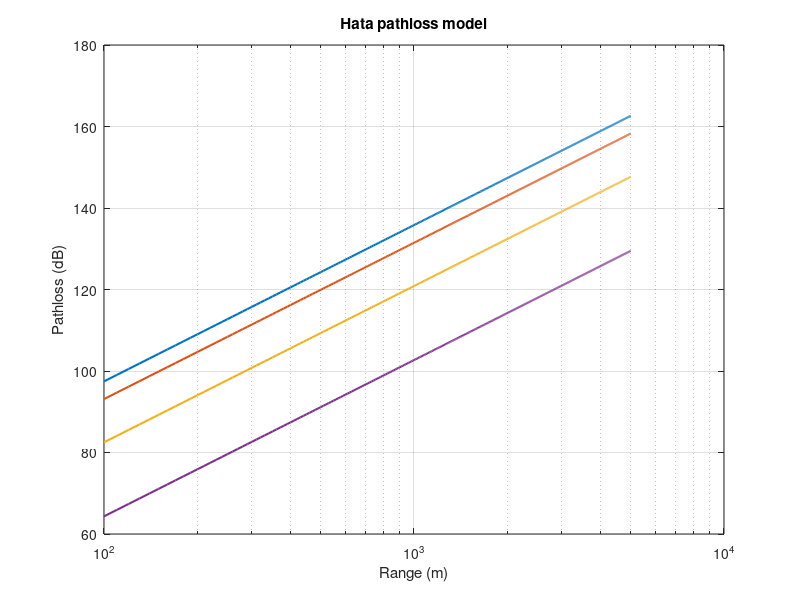
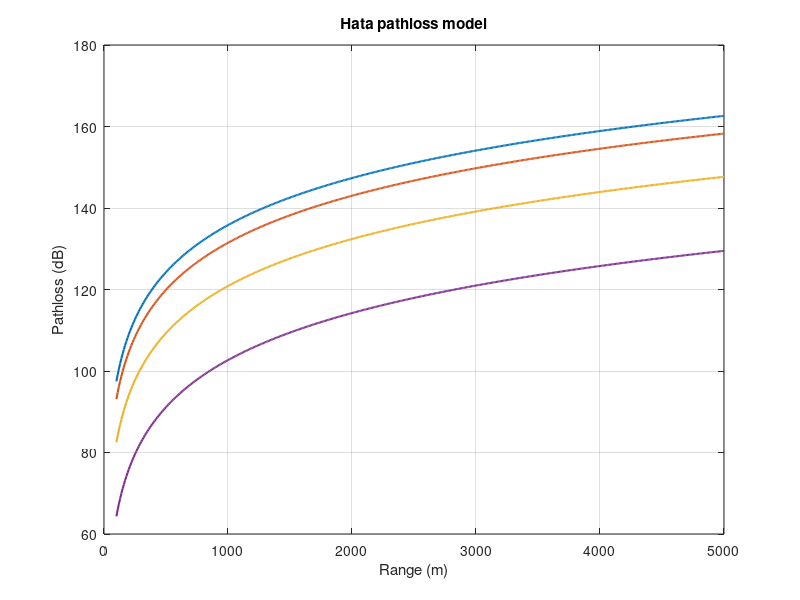

Recreate these plots in MATLAB, in order.
% hata

clear all
clc


% Define parameters

% Wavelength in meter
fc=700;

% Antennas heights
hb=10; hm=1;

R=100:10:5000;
% Small cities correction factor 
a_sm=(1.1*log10(fc)-0.7)*hm-1.56*log10(fc^2)+0.8;

% Large cities correction factor
a_la=3.2*(log10(11.75*hm))^2-4.97;

L_urb=69.55+26.16*log10(fc)+(44.9-6.55*log10(hb))*log10(R/1000)-13.82*log10(hb);
L_urb_sm=L_urb-a_sm;
L_urb_la=L_urb-a_la;

L_sub=L_urb-2*(log10(fc/28))^2-5.4;
L_rur=L_urb-4.78*(log10(fc))^2+18.33*log10(fc)-40.94;

% Blue, red, orange 
%semilogx(R,[L_urb;L_urb_sm;L_urb_la],'linewidth',1.5);

figure
semilogx(R,[L_urb_sm;L_urb_la;L_sub;L_rur],'linewidth',1.5);
grid
xlabel('Range (m)')
ylabel('Pathloss (dB)')
title('Hata pathloss model')


figure
plot(R,[L_urb_sm;L_urb_la;L_sub;L_rur],'linewidth',1.5);
grid
xlabel('Range (m)')
ylabel('Pathloss (dB)')
title('Hata pathloss model')


